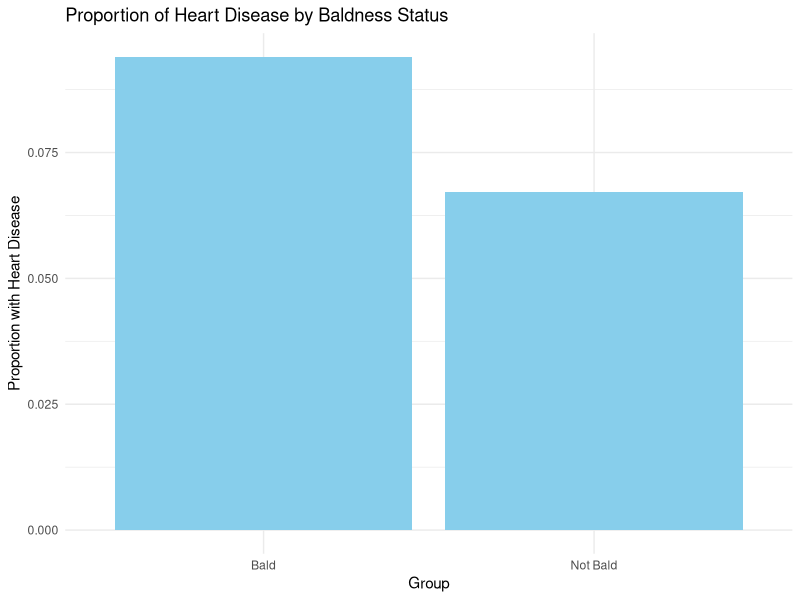

R code for this plot:
## ---- chunk 1
cancer_yes <- 126 + 35
total <- 126 + 35 + 100 + 61
p_cancer <- cancer_yes/total
cat("Proportion with cancer(sampled):", round(p_cancer, 3))
## ---- chunk 2
smokers <- 126 + 100
p_smokers <- smokers/total
cat("Proportion of smokers(sampled):", round(p_smokers, 3))
## ---- chunk 3
cancer_smokers <- 126
total_smokers <- 226
cancer_given_smoker <- cancer_smokers / total_smokers
cat("P(cancer|smoker):", round(cancer_given_smoker, 3))
## ---- chunk 4
cancer_nonsmokers <- 35
total_nonsmokers <- 96
cancer_given_nonsmoker <- cancer_nonsmokers / total_nonsmokers
cat("P(cancer|non-smoker):", round(cancer_given_nonsmoker, 3))
## ---- chunk 5
relative_risk <- cancer_given_smoker / cancer_given_nonsmoker
cat("Relative Risk:", round(relative_risk, 3))
## ---- chunk 6
OR <- (126*61)/(100*35)
cat("Odds Ratio:", round(OR, 3))
## ---- chunk 7
# Calculate odds ratio
or <- (126*61)/(100*35)

# Calculate log(OR) and SE
log_or <- log(or)
se_log_or <- sqrt(1/126 + 1/100 + 1/35 + 1/61)

# Calculate 95% CI
z <- qnorm(0.975)  # for 95% CI
ci_lower <- exp(log_or - z*se_log_or)
ci_upper <- exp(log_or + z*se_log_or)

cat("Odds Ratio:", round(or, 3), "\n")
cat("95% CI:", round(ci_lower, 3), "-", round(ci_upper, 3))
## ---- chunk 8
# Defining variables
a <- 250
b <- 99750
c <- 125
d <- 199875

# Calculating R̂
r_hat <- (a*d)/(b*c)

# Calculating exposed attributable risk
a_exposed <- (r_hat-1)/r_hat

# Calculating population attributable risk
a_pop <- (a*d-b*c)/(d*(a+c))

# Calculating variance
v_ln <- a/(c*(a+c)) + b/(d*(b+d))

# Calculating CI
lcl <- 1-exp(log(1-a_pop) + 1.96*sqrt(v_ln))
ucl <- 1-exp(log(1-a_pop) - 1.96*sqrt(v_ln))

cat('Population Attributable Risk:', round(a_pop, 3), '\n')
cat('95% CI:', round(lcl, 3), '-', round(ucl, 3))
## ---- chunk 9
# Defining data
bald_yes <- 127
bald_no <- 1224
notbald_yes <- 548
notbald_no <- 7611

# Calculating proportions
prop_bald <- bald_yes/(bald_yes + bald_no)
prop_notbald <- notbald_yes/(notbald_yes + notbald_no)

# Creating bar plot
library(ggplot2)

data <- data.frame(
  Group = c("Bald", "Not Bald"),
  Proportion = c(prop_bald, prop_notbald)
)

ggplot(data, aes(x=Group, y=Proportion)) +
  geom_bar(stat="identity", fill="skyblue") +
  labs(title="Proportion of Heart Disease by Baldness Status",
       y="Proportion with Heart Disease") +
  theme_minimal()
## ---- chunk 10
# Defining variables
a <- 127    # Bald with heart disease
b <- 1224   # Bald without heart disease 
c <- 548    # Not bald with heart disease
d <- 7611   # Not bald without heart disease
N <- a + b + c + d

# Step 1: Calculating risk in exposed and unexposed
p1 <- a/(a+b)      # Risk in bald
p0 <- c/(c+d)      # Risk in not bald

# Step 2: Calculating risk ratio
RR <- p1/p0

# Step 3: Calculating exposure prevalence
pe <- (a+b)/N

# Step 4: Calculating population attributable risk
PAR <- (pe*(RR-1))/(pe*(RR-1)+1)

# Step 5: Calculating variance for confidence interval
var_ln_1_minus_PAR <- ((1-PAR)/PAR) * ((1-p1)/(p1*(a+b)) + (1-p0)/(p0*(c+d)))

# Step 6: Calculating 95% confidence interval
ln_1_minus_PAR <- log(1-PAR)
lcl <- 1 - exp(ln_1_minus_PAR + 1.96*sqrt(var_ln_1_minus_PAR))
ucl <- 1 - exp(ln_1_minus_PAR - 1.96*sqrt(var_ln_1_minus_PAR))

lcl <- max(0, lcl)
ucl <- min(1, ucl)
## ---- chunk 11
cat("Risk in bald individuals:", round(p1, 3), "\n")
cat("Risk in non-bald individuals:", round(p0, 3), "\n")
cat("Risk Ratio:", round(RR, 3), "\n")
cat("Population Attributable Risk:", round(PAR, 3), "\n")
cat("95% CI for PAR:", round(lcl, 3), "-", round(ucl, 3))
